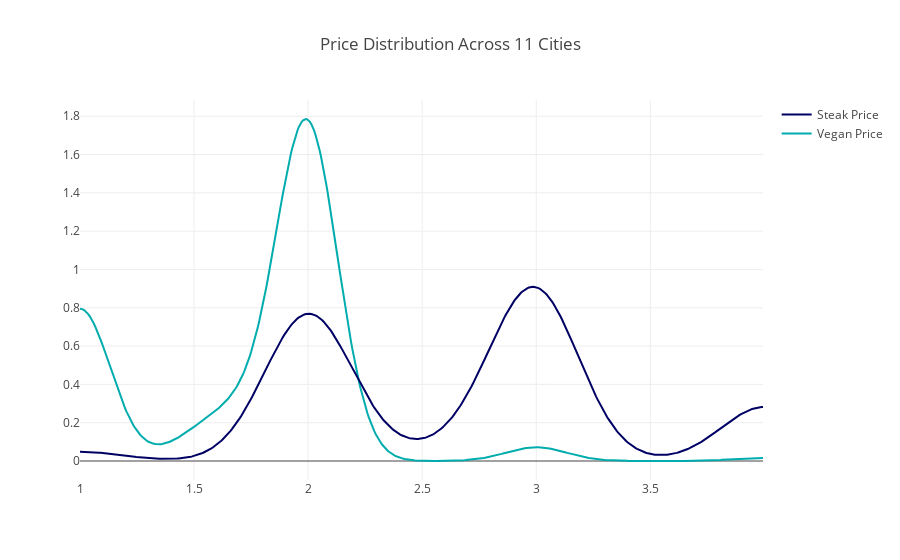

Here is the notebook cell this chart was saved with:
### Code cell
tot_kde1 = df[df['category']=='vegan']['price']  
tot_kde2 = df[df['category']=='steak']['price']  

# Group data together
hist_data = [tot_kde1, tot_kde2]

group_labels = ['Vegan Price', 'Steak Price']

colors = ['rgb(0, 172, 173)', 'rgb(0, 00, 100)']
# Create distplot with custom bin_size
total_kde_fig1 = ff.create_distplot(hist_data, group_labels, bin_size=.2, colors=colors,show_hist=False, curve_type='kde', show_rug=False)

total_kde_fig1['layout'].update(title='Price Distribution Across 11 Cities')
# Plot!
plotly.offline.iplot(total_kde_fig1, filename='Distplot with Multiple Datasets')

### Figure 1 — Plotly figure (JSON) as saved in the notebook; plotly's stock layout.template omitted (floating-point values rounded to 4 significant figures; data arrays with more than 128 entries replaced by an {"elided": "..."} marker saying what was removed)
{"data": [{"legendgroup": "Vegan Price", "marker": {"color": "rgb(0, 172, 173)"}, "mode": "lines", "name": "Vegan Price", "showlegend": true, "type": "scatter", "uid": "fe0209d0-3136-11e9-a149-8c859007c3ad", "x": {"elided": "500 float values"}, "xaxis": "x", "y": {"elided": "500 float values"}, "yaxis": "y"}, {"legendgroup": "Steak Price", "marker": {"color": "rgb(0, 00, 100)"}, "mode": "lines", "name": "Steak Price", "showlegend": true, "type": "scatter", "uid": "fe020b42-3136-11e9-a020-8c859007c3ad", "x": {"elided": "500 float values"}, "xaxis": "x", "y": {"elided": "500 float values"}, "yaxis": "y"}], "layout": {"barmode": "overlay", "hovermode": "closest", "legend": {"traceorder": "reversed"}, "title": "Price Distribution Across 11 Cities", "xaxis": {"anchor": "y2", "domain": [0, 1], "zeroline": false}, "yaxis": {"anchor": "free", "domain": [0, 1], "position": 0}}}
